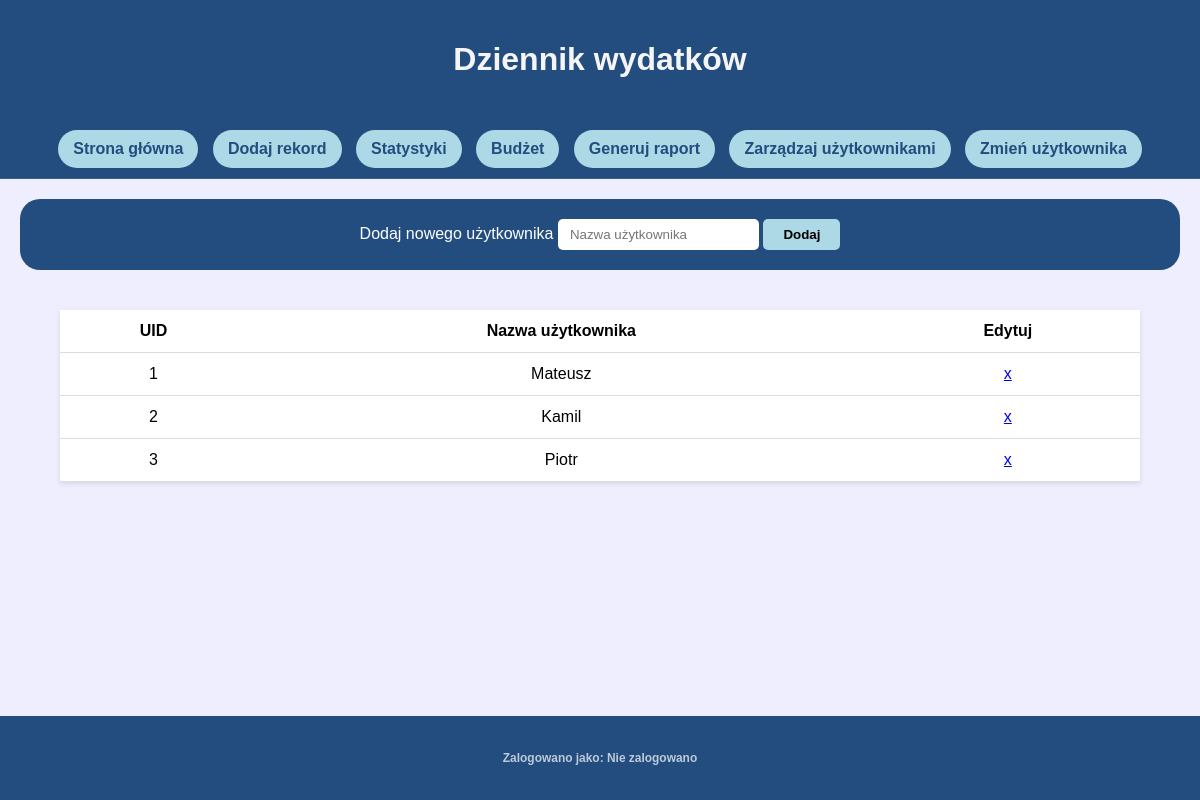
/manageUsers (signed in), run on an earlier commit of the app's database.
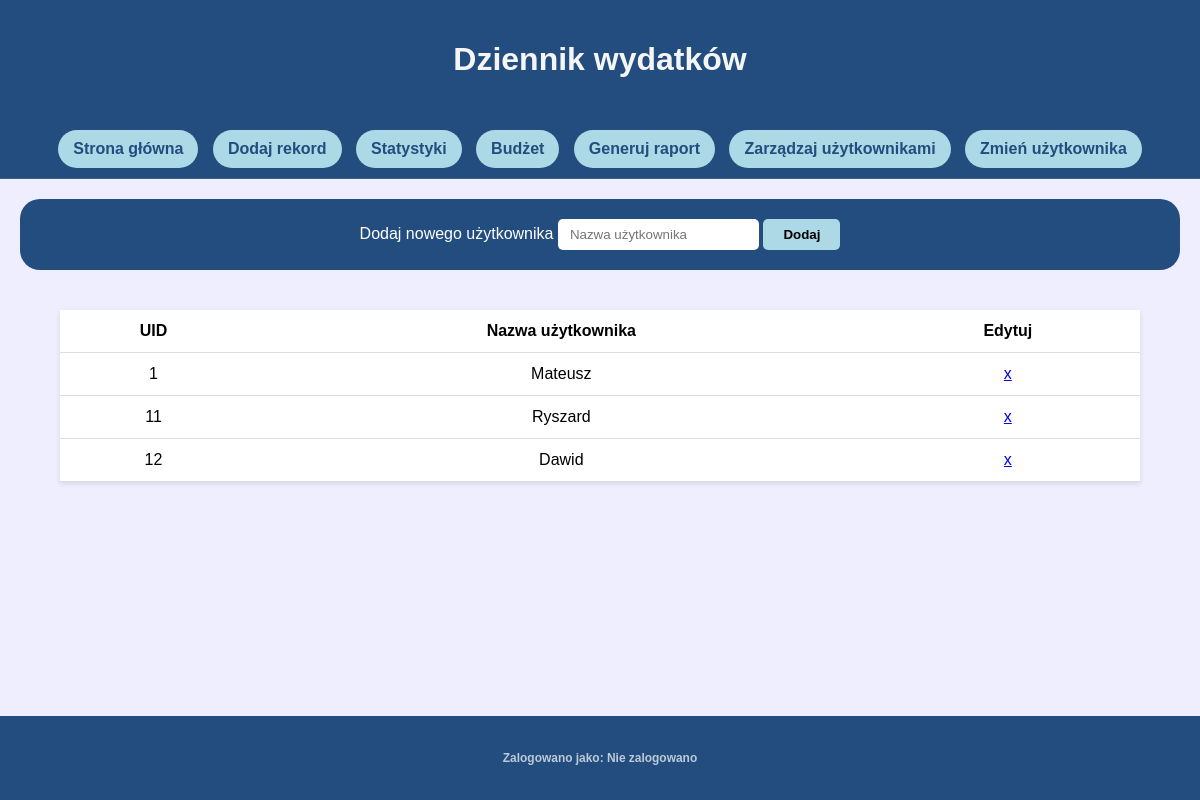
And on a later commit of the database.
### tables this page shows
CREATE TABLE users (
    id INTEGER PRIMARY KEY AUTOINCREMENT,
    username TEXT UNIQUE NOT NULL
);

### app.py (the view)
@app.route('/manageUsers', methods=['GET', 'POST'])
def manageUsers():
    if 'uid' not in session:
        return redirect('/login')
    conn = get_db_connection()
    users = conn.execute('''SELECT id, username FROM users WHERE id != 0''').fetchall()
    if request.method == 'POST':
        newUser = request.form['newUser']
        conn.execute('''INSERT INTO users (username) VALUES (?)''', (newUser,))
        conn.commit()
    accounts = conn.execute('''SELECT id, username FROM users WHERE id != 0''').fetchall()
    conn.close()
    return render_template('manageUsers.html', users=users, user=userName(), accounts=accounts)

### app.py (called while the page is built)
def get_db_connection():
    conn = sqlite3.connect('database.db')
    conn.row_factory = sqlite3.Row
    return conn

def userName():
    if 'uid' not in session:
        return "Nie zalogowano"
    conn = get_db_connection()
    name = conn.execute('''SELECT username FROM users WHERE id = ?''', (session['uid'],)).fetchone()
    conn.close()
    if name is None:
        return "Nie zalogowano"
    return name[0]

### templates/manageUsers.html (shortened to what this page needs)
<!DOCTYPE html>
<html lang="pl">
<head>
    <link rel="stylesheet" href="{{ url_for('static', filename='css/style.css') }}">
</head>
<body>
    <div class="wrapper">
        <header>
            <h1>Dziennik wydatków</h1>
        </header>
        <nav>
            <a href="{{ url_for('index')}}" class="navButton">Strona główna</a>
            <a href="{{ url_for('add')}}" class="navButton">Dodaj rekord</a>
            <a href="{{ url_for('stats')}}" class="navButton">Statystyki</a>
            <a href="{{ url_for('budget')}}" class="navButton">Budżet</a>
            <a href="{{ url_for('report')}}" class="navButton">Generuj raport</a>
            <a href="{{ url_for('manageUsers')}}" class="navButton">Zarządzaj użytkownikami</a>
            <a href="{{ url_for('login')}}" class="navButton">Zmień użytkownika</a>
        </nav>
        <main>
            <div class="dataInput">
                <form method="POST">
                    <label>Dodaj nowego użytkownika</label>
                    <input type="text" name="newUser" placeholder="Nazwa użytkownika">
                    <input type="submit" value="Dodaj">
                </form>
            </div>
            <section>
            <table>
                <thead>
                    <th>UID</th>
                    <th>Nazwa użytkownika</th>
                    <th>Edytuj</th>
                </thead>
                <tbody>
                    {% for account in accounts %}
                        <tr>
                            <td>{{ account.id }}</td>
                            <td>{{ account.username }}</td>
                            <td><a href="{{ url_for('editUser', id=account.id) }}">x</a></td>
                        </tr>
                    {% endfor %}
                </tbody>
            </table>
        </section>
        </main>
        <footer>
            <h5>Zalogowano jako: {{ user }}</h5>
        </footer>
    </div>
</body>
</html>

### static/css/style.css (style rules this page uses)
html, body { margin: 0; padding: 0; width: 100%; height: 100%; font-family: Arial, Helvetica, sans-serif; background-color: #eef; }
.wrapper { width: 100%; min-height: 100vh; display: flex; flex-direction: column; background-color: #eef; box-shadow: none; border-radius: 0; }
header { padding: 20px 0; background-color: rgb(34, 77, 126); text-align: center; color: whitesmoke; }
nav { padding: 10px 0; background-color: rgb(34, 77, 126); text-align: center; border-bottom: 1px solid rgba(255,255,255,0.1); }
.navButton { background-color: lightblue; padding: 10px 15px; margin-inline: 5px; border-radius: 20px; text-decoration: none; color: rgb(34, 77, 126); font-weight: bold; display: inline-block; }
main { flex: 1; display: flex; flex-direction: column; background-color: #eef; padding: 20px; }
.dataInput { padding: 20px; background-color: rgb(34, 77, 126); display: flex; flex-direction: row; gap: 10px; justify-content: center; align-items: center; color: white; flex-wrap: wrap; border-radius: 20px; }
.dataInput input { background-color: #fff; border: none; padding: 8px 12px; border-radius: 5px; }
.dataInput input[type=submit] { background-color: lightblue; cursor: pointer; font-weight: bold; padding: 8px 20px; }
section { padding: 40px; display: flex; flex-direction: column; justify-content: center; align-items: center; background-color: #eef; }
table { width: 100%; max-width: 1200px; margin: 0 auto; text-align: center; border-collapse: collapse; background-color: white; box-shadow: 0 2px 5px rgba(0,0,0,0.1); }
td, th { padding: 12px; border-bottom: 1px solid #ddd; }
footer { padding: 15px 0; background-color: rgb(34, 77, 126); text-align: center; color: rgba(255,255,255,0.7); font-size: 0.9em; }

What changed in the data, as far as the page shows it:
removed users: id "2", username "Kamil"
removed users: id "3", username "Piotr"
added users: id "11", username "Ryszard"
added users: id "12", username "Dawid"
